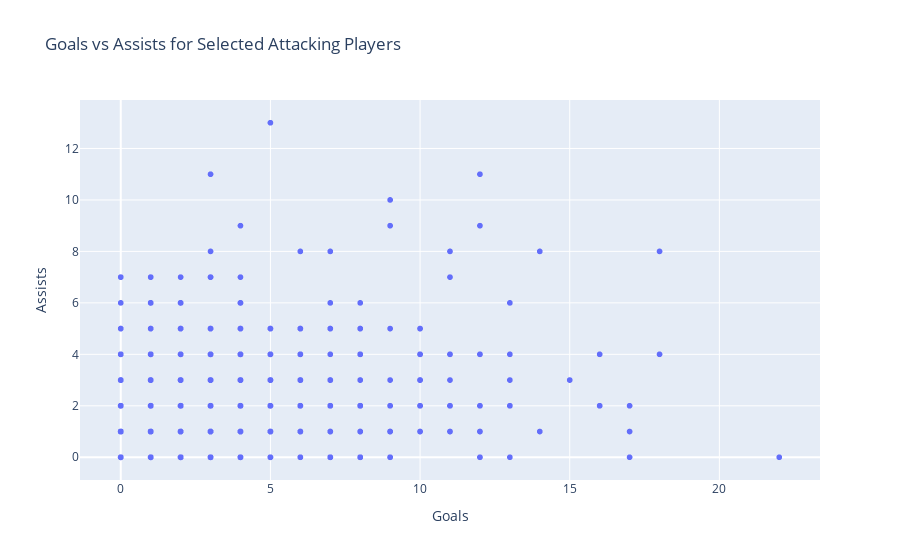

The code cell stored with this chart in its notebook:
### Code cell
px.scatter(striker_dataframe, x='Goals', y='Assists', hover_data=['Player'], title='Goals vs Assists for Selected Attacking Players ')

### Figure 1 — Plotly figure (JSON) as saved in the notebook; plotly's stock layout.template omitted (floating-point values rounded to 4 significant figures; data arrays with more than 128 entries replaced by an {"elided": "..."} marker saying what was removed)
{"data": [{"customdata": {"elided": "1060x1 str values"}, "hovertemplate": "Goals=%{x}<br>Assists=%{y}<br>Player=%{customdata[0]}<extra></extra>", "legendgroup": "", "marker": {"color": "#636efa", "symbol": "circle"}, "mode": "markers", "name": "", "showlegend": false, "type": "scattergl", "x": {"elided": "1060 int values"}, "xaxis": "x", "y": {"elided": "1060 int values"}, "yaxis": "y"}], "layout": {"legend": {"tracegroupgap": 0}, "title": {"text": "Goals vs Assists for Selected Attacking Players "}, "xaxis": {"anchor": "y", "domain": [0, 1], "title": {"text": "Goals"}}, "yaxis": {"anchor": "x", "domain": [0, 1], "title": {"text": "Assists"}}}}
